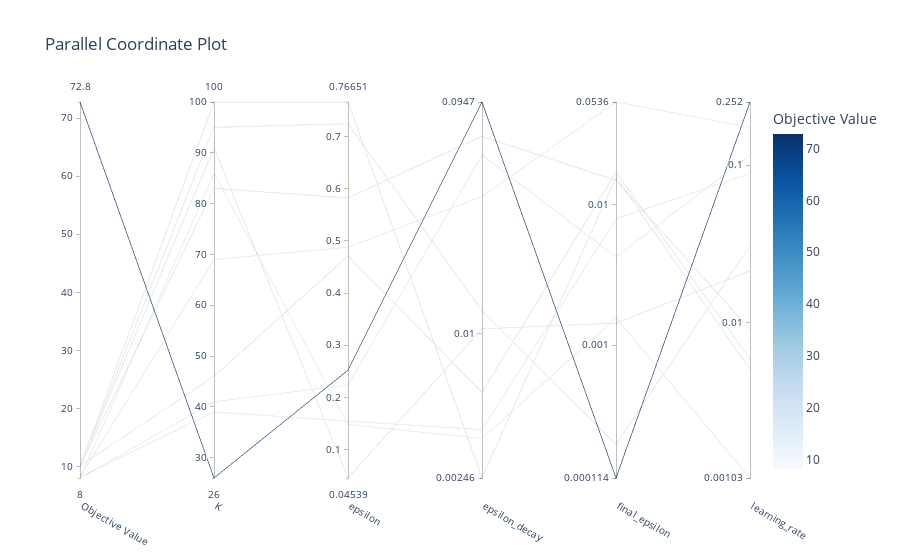

Notebook cell for this chart:
### Code cell
optuna.visualization.plot_parallel_coordinate(study)

### Figure 1 — Plotly figure (JSON) as saved in the notebook; plotly's stock layout.template omitted (floating-point values rounded to 4 significant figures)
{"data": [{"dimensions": [{"label": "Objective Value", "range": [8, 72.8], "values": [8, 8, 72.8, 8.2, 8.12, 10.08, 10.04, 10, 10, 10]}, {"label": "K", "range": [26, 100], "values": [41, 86, 26, 69, 39, 46, 83, 95, 91, 100]}, {"label": "epsilon", "range": [0.04539, 0.7665], "values": [0.2239, 0.1482, 0.2524, 0.4879, 0.1544, 0.4714, 0.5824, 0.7249, 0.04539, 0.7665]}, {"label": "epsilon_decay", "range": [-2.61, -1.024], "ticktext": ["0.00246", "0.01", "0.0947"], "tickvals": [-2.61, -2, -1.024], "values": [-1.248, -2.443, -1.024, -1.423, -2.406, -2.249, -1.169, -1.905, -1.981, -2.61]}, {"label": "final_epsilon", "range": [-3.943, -1.271], "ticktext": ["0.000114", "0.001", "0.01", "0.0536"], "tickvals": [-3.943, -3, -2, -1.271], "values": [-2.373, -2.805, -3.943, -1.271, -2.102, -1.771, -1.828, -3.705, -2.843, -1.804]}, {"label": "learning_rate", "range": [-2.987, -0.5985], "ticktext": ["0.00103", "0.01", "0.1", "0.252"], "tickvals": [-2.987, -2, -1, -0.5985], "values": [-0.9364, -2.987, -0.5985, -0.7596, -1.052, -2.231, -2.043, -1.513, -1.671, -2.298]}], "labelangle": 30, "labelside": "bottom", "line": {"color": [8, 8, 72.8, 8.2, 8.12, 10.08, 10.04, 10, 10, 10], "colorbar": {"title": {"text": "Objective Value"}}, "colorscale": [[0, "rgb(247,251,255)"], [0.125, "rgb(222,235,247)"], [0.25, "rgb(198,219,239)"], [0.375, "rgb(158,202,225)"], [0.5, "rgb(107,174,214)"], [0.625, "rgb(66,146,198)"], [0.75, "rgb(33,113,181)"], [0.875, "rgb(8,81,156)"], [1, "rgb(8,48,107)"]], "reversescale": false, "showscale": true}, "type": "parcoords"}], "layout": {"title": {"text": "Parallel Coordinate Plot"}}}
